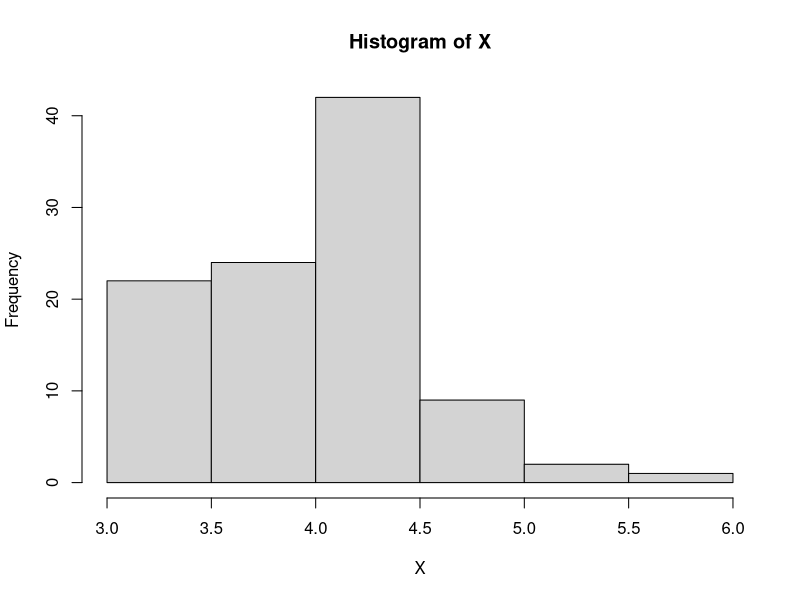
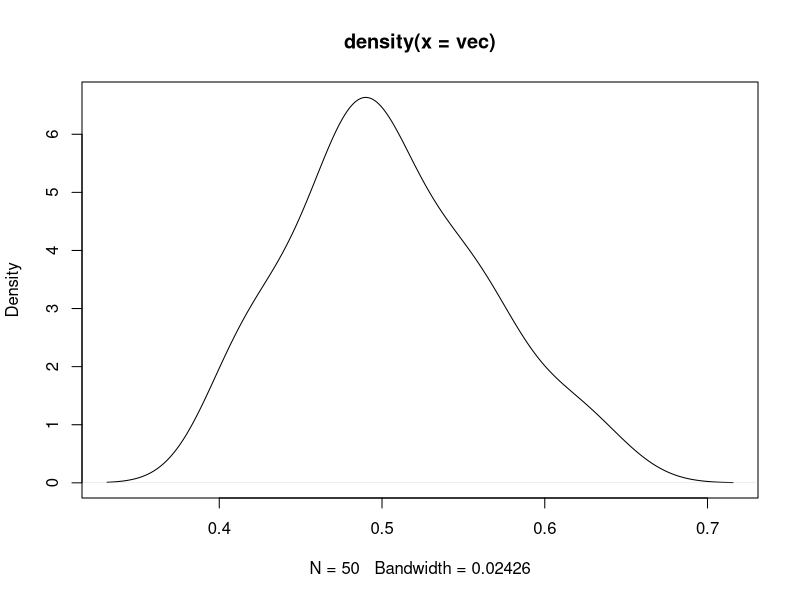
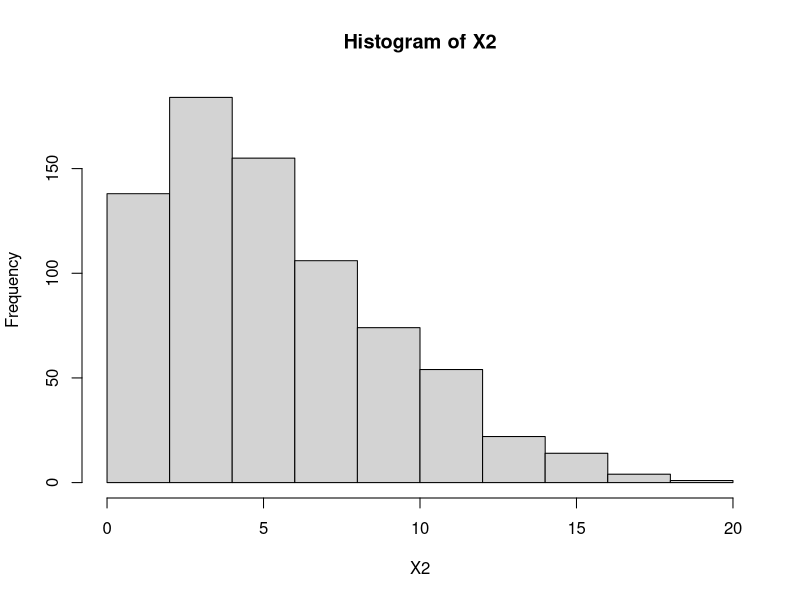

Recreate these plots in R, in order.
##Construcción de funciones.
###Caso 1.

DAT <- c(13, 2, 4, 0, 36, 3, 2, 7, 1, 11)  # datos originales (inventados)
dat <- (DAT[DAT>0])                        # elimino los 0 (por los log)
N <- sum(dat)                              # total de individuos
p <- dat/N                                 # abundancias relativas
H <- -sum(p*log(p))
H                                          # resultado

# construcción de la función 
# notar las similitudes y diferencias con los pasos de arriba.
shann <- function(x) {
  z <- (x[x>0])        	
  N <- sum(z)						
  p <- z/N						
  H <- -sum(p*log(p))
  H                       # la última línea es lo que mostrará la función
}	

# probamos la función con el set de datos original
shann(DAT)

# probamos la función con el otro set de datos
Y <- c(67, 8, 1, 6, 8, 5, 9, 7, 10, 1, 0, 1, 2,0, 2, 1)
shann(Y)

############################################################

##Funciones de simulación y muestreo.

# simulación de datos
X <- rnorm(100, mean = 4, sd = 0.5)
hist(X)

# probabilidad de observar el valor z < 5.4 bajo la distribución simulada arriba
pnorm(5.4, mean = 4, sd = 0.5)

# valor del percentil 75 bajo la misma distribución
qnorm(0.75, mean = 4, sd = 0.5)

##############################################################

# Exploración de las utilidades de sample
AA <- c(1:10)
AA

#sólo cambio el orden: permutación
sample(AA, size = 10, replace = FALSE) 

#muestreo aleatorio sin remplazo
sample(AA, size = 5, replace = FALSE)

#muestreo aleatorio con remplazo
sample(AA, size = 5, replace = TRUE) 	

#idem, pero de igual n que la muestra original, base del bootstrap
sample(AA, size = 10, replace = TRUE) 

?sample	

#############################################################

##Programación con R
Dat <- runif(1000)
vec <- numeric(length=50)
vec					       # vector vacío antes del loop
for(i in 1:50) {vec[i] <- mean(sample(Dat, 20))} 
vec					       # vector luego de aplicar el loop
plot(density(vec))		       #teorema central del límite

# construir una distribución normal truncada
X1 <- rnorm(1000, mean= 3, sd=5)
X2 <- numeric(1000)
for (i in 1:1000) if (X1[i] < 0) X2[i] <- NA else X2[i] <- X1[i]
hist(X2)

m <- rnorm(200)
X <- matrix(m, 40, 5)

apply(X, 2, mean)
apply(X, 1, mean)


# ejemplo 1
A <- c(8, 23, 11, 10)
B <- c(15, 3, 2, 1)

#con loop (MAL)
C <- numeric(4)
for(i in 1:4) C[i] <- A[i] + B[i]
C

# vectorizado (BIEN)
C <- A + B
C

# ejemplo 2
m <- rnorm(200)
X <- matrix(m, 40, 5)

# con loop (MAL)
med <- numeric(5)
for(i in 1:5) med[i] <- mean(X[, i])
med

#vectorizado (BIEN)
med<-apply(X, 2, mean)
med

#### END ####